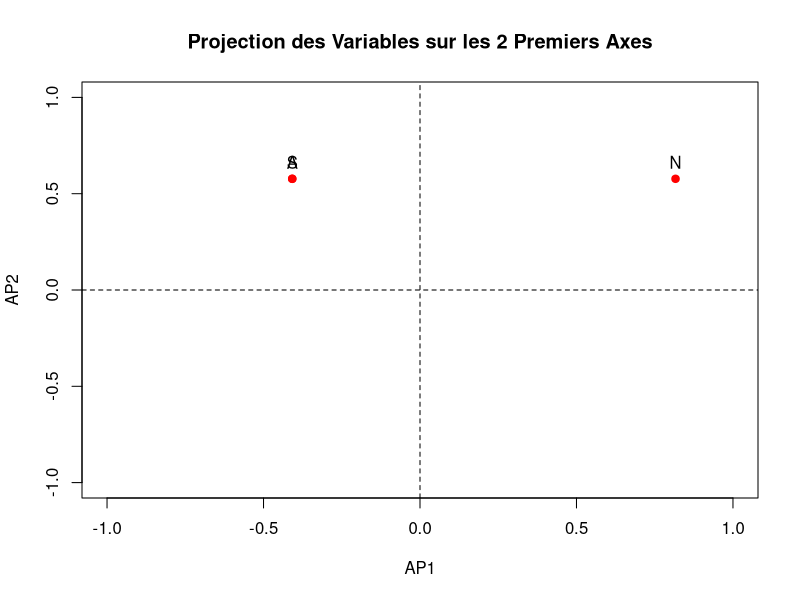

Reproduce this figure in R.
# 6 personnes ont été invitées à noter de 0 à 6  limportance accordée dans un séjour au ski selon ces 3 critères : 
# - qualité des animations nocturnes (N)
# - qualité du domaine skiable (S)
# - qualité des activités non skiables (A)
# 
# Individu N S A
# Alice    4 5 5 
# Bob      2 6 6 
# Charlie  6 4 4 
# Dan      0 5 3 
# Erin     4 3 1 
# Frank    2 1 5
# 

# Calculer  les moyennes des 3 variables. 
# En déduire la matrice Z des données centrées. 
# Pour simplifier les calculs, on choisira la métrique M = I. 
# Commenter ce choix.

# Centrage : Chaque valeur xij est remplacée par xij−xˉj

# Métrique M = I :
#   Matrice identité = toutes les variables ont le même poids (pas de mise à l'échelle supplémentaire).
#   La distance entre individus est simplement la distance euclidienne standard.
# Le choix de la métrique identité est justifié car :
#   Toutes les variables ont la même échelle (notes 0-6)
#   Aucune variable ne domine artificiellement l'analyse
#   Les distances euclidiennes reflètent fidèlement les écarts bruts

df <- data.frame(
  Individu = c("Alice", "Bob", "Charlie", "Dan", "Erin", "Frank"),
  N = c(4, 2, 6, 0, 4, 2),
  S = c(5, 6, 4, 5, 3, 1),
  A = c(5, 6, 4, 3, 1, 5)
)

moyennes <- colMeans(df[, c("N", "S", "A")])
print(moyennes)

Z <- as.matrix(df[, c("N", "S", "A")]) - matrix(moyennes, nrow = nrow(df), ncol = 3, byrow = TRUE)
rownames(Z) <- df$Individu
colnames(Z) <- c("N_centré", "S_centré", "A_centré")

print(Z)

# Calculer la matrice de variance-covariance
# Méthode manuelle (formule matricielle)
n <- nrow(Z)  # Nombre d'individus (6)
matrice_varcov <- (1/n) * t(Z) %*% Z  # Formule: (1/n) * Z^T * Z

# Affichage avec arrondi pour lisibilité
print(round(matrice_varcov, 3))


#            N_centré S_centré A_centré
# N_centré    3.667   -0.333   -0.333
# S_centré   -0.333    2.667    0.667
# A_centré   -0.333    0.667    2.667

# 1. Analyse des Variances (Diagonale)
# 
# N (Animations nocturnes) : Variance = 3.667
# → Forte dispersion des notes (les avis sont très divergents sur ce critère).
# Exemple : Alice (4), Dan (0), Charlie (6).
# 
# S (Domaine skiable) et A (Activités non-skiables) : Variance = 2.667
# → Dispersion modérée (consensus relatif autour de la moyenne).

# 2. Analyse des Covariances (Hors-Diagonale)
# 
# N vs S et N vs A : Cov = -0.333
# → Légère corrélation négative :
#   Les personnes qui notent haut en animations nocturnes tendent à noter légèrement plus bas le domaine skiable, et inversement.
#   Les amateurs d'animations nocturnes accordent moins d'importance aux activités non skiables.
# S vs A : Cov = 0.667
# → Corrélation positive modérée :
#   Ceux qui apprécient le domaine skiable tendent aussi à valoriser les activités non-skiables.


# Diagonaliser cette matrice, en déduire les deux premiers axes principaux
decomp <- eigen(matrice_varcov)

lambda <- decomp$values
# [1] 4.000 3.000 1.000
axes <- decomp$vectors
# Colonnes = axes principaux (normalisés)
AP1 <- axes[, 1]  # Axe principal 1 (associé à λ=4)
AP2 <- axes[, 2]  # Axe principal 2 (associé à λ=3)

resultats <- data.frame(
  Composante = c("N", "S", "A"),
  AP1 = round(AP1, 3),
  AP2 = round(AP2, 3)
)
print(resultats)

inertie_totale <- sum(lambda)
inertie_2axes <- sum(lambda[1:2])
pourcentage <- 100 * inertie_2axes / inertie_totale
print(pourcentage)


plot(AP1, AP2, pch = 19, col = "red",
     xlim = c(-1,1), ylim = c(-1,1),
     main = "Projection des Variables sur les 2 Premiers Axes")
text(AP1, AP2, labels = c("N", "S", "A"), pos = 3)
abline(h = 0, v = 0, lty = 2)